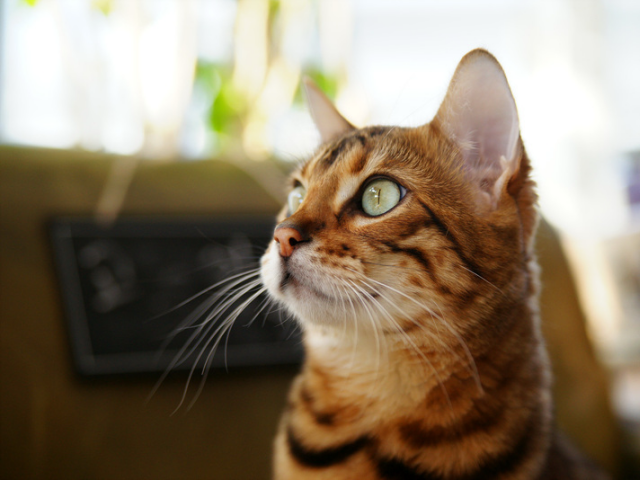
#> input picture sources/9장/images/cat.bmp, 640 x 480 px
$ python ex9-9.py
#> lines starting #> are read from the running program, lines starting #| are printed output that depends on the picture
import cv2
import matplotlib.pyplot as plt

img = cv2.imread('images/cat.bmp', cv2.IMREAD_GRAYSCALE)
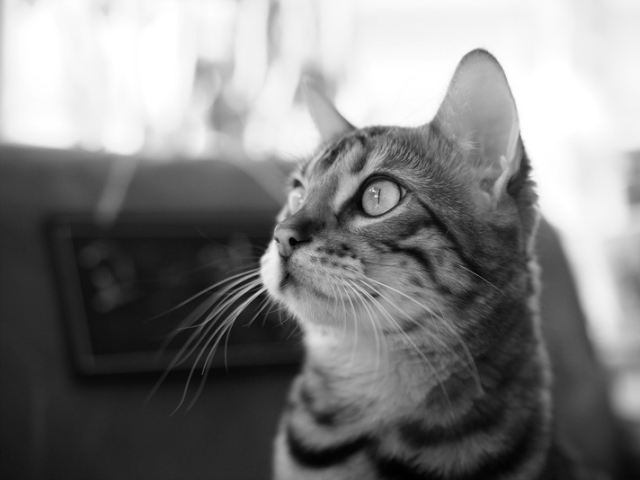
#> img: shape (480, 640); min 0, max 255, mean 127.8

img_norm = cv2.normalize(img, None, 100, 255, cv2.NORM_MINMAX)
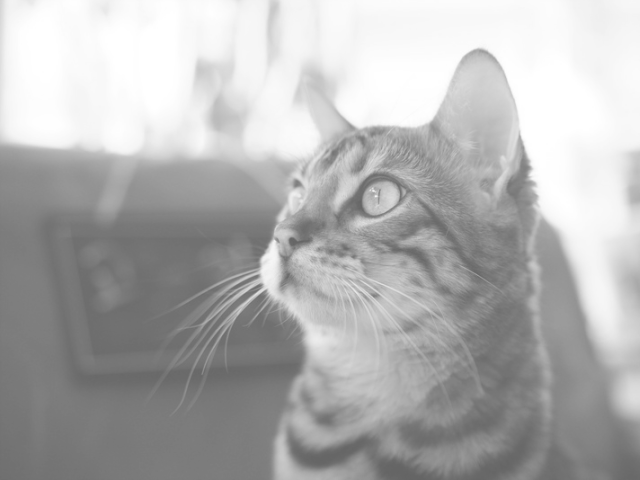
#> img_norm: shape (480, 640); min 100, max 255, mean 177.7

hist = cv2.calcHist([img], [0], None, [256], [0, 256])
#> hist = 256 values, max 11264 at index 255, min 24 at index 0, mean 1200
hist_norm = cv2.calcHist([img_norm], [0], None, [256], [0, 256])
#> hist_norm = 256 values, max 11264 at index 255, min 0 at index 0, mean 1200

cv2.imshow('Before', img)
cv2.imshow('Normalize', img_norm)

plt.subplot(1, 2, 1); plt.plot(hist)
plt.subplot(1, 2, 2); plt.plot(hist_norm)
plt.show()
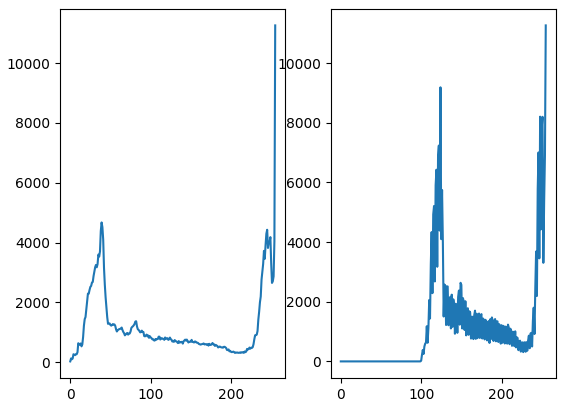
#> figure drawn by matplotlib, 2 panels; panel 1: curve peaks at x = 255, y = 11264; panel 2: curve peaks at x = 255, y = 11264

$ run again, with sources/9장/images/bufs.jpg saved as sources/9장/images/cat.bmp
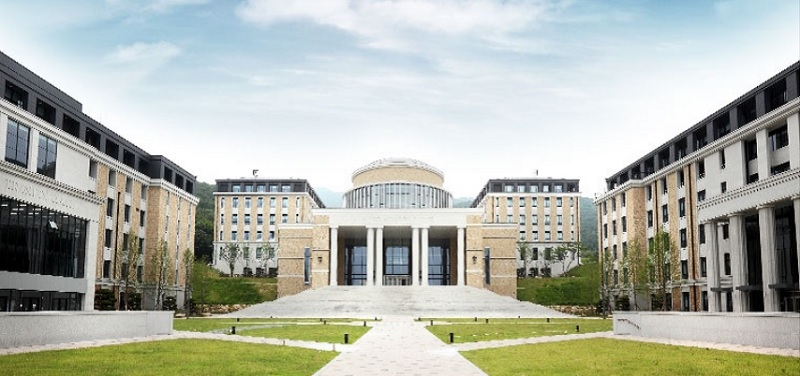
#> input picture sources/9장/images/bufs.jpg, 800 x 376 px
#> `img_norm = cv2.normalize(img, None, 100, 255, cv2.NORM_MINMAX)`:
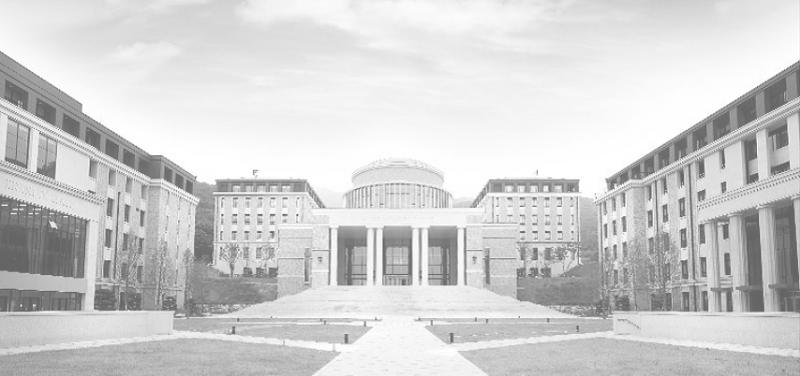
#> img_norm: shape (376, 800); min 100, max 255, mean 208.2
#> hist = 256 values, max 4860 at index 253, min 361 at index 52, mean 1175
#> hist_norm = 256 values, max 9135 at index 254, min 0 at index 0, mean 1175
#> `plt.show()`:
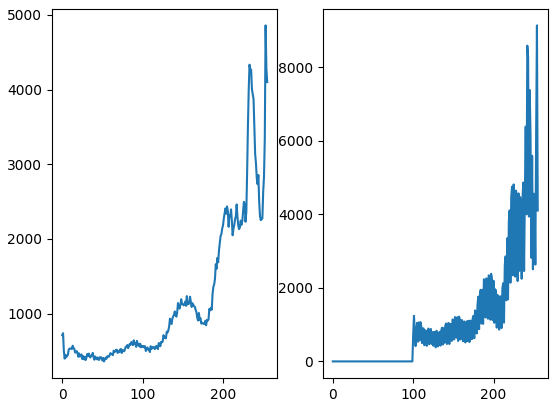
#> figure drawn by matplotlib, 2 panels; panel 1: curve peaks at x = 253, y = 4860; panel 2: curve peaks at x = 254, y = 9135

$ run again, with sources/9장/images/circle.jpg saved as sources/9장/images/cat.bmp
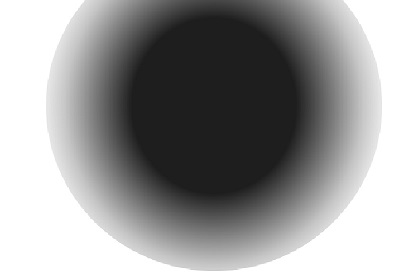
#> input picture sources/9장/images/circle.jpg, 400 x 274 px
#> img is the input picture: shape (274, 400); min 27, max 255, mean 149.4
#> `img_norm = cv2.normalize(img, None, 100, 255, cv2.NORM_MINMAX)`:
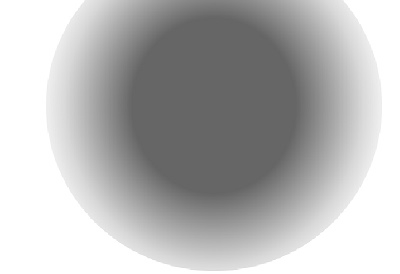
#> img_norm: shape (274, 400); min 100, max 255, mean 183.2
#> hist = 256 values, max 31569 at index 255, min 0 at index 0, mean 428.1
#> hist_norm has the same summary as hist
#> `plt.show()`:
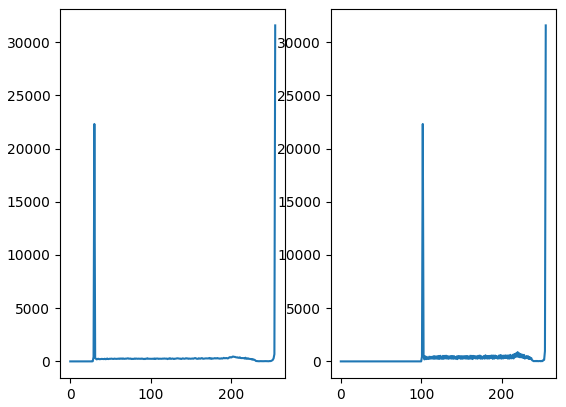
#> figure drawn by matplotlib, 2 panels; panel 1: curve peaks at x = 255, y = 31569; panel 2: curve peaks at x = 255, y = 31569
